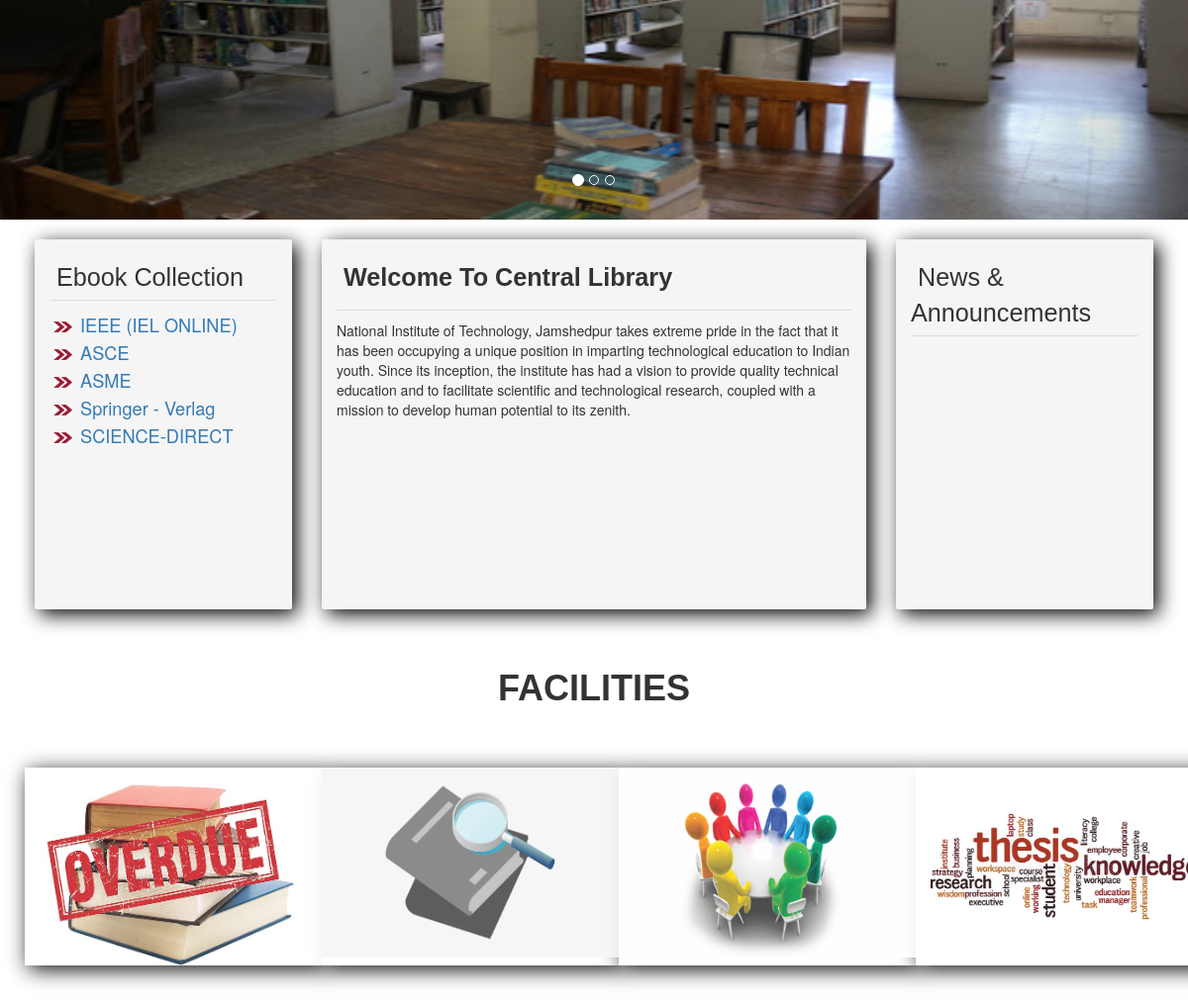
/ (middle part), run on an earlier commit of the app's database.
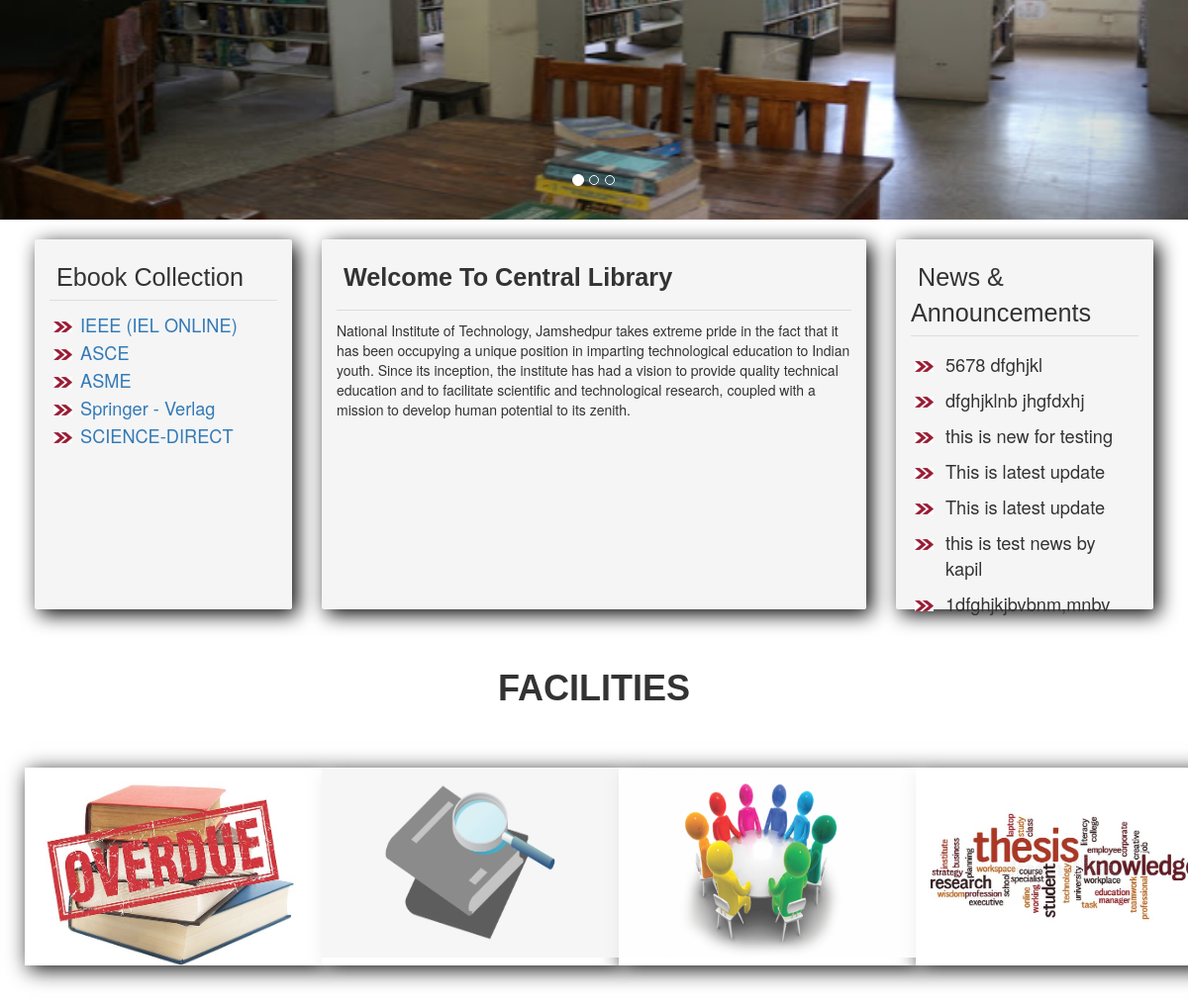
And on a later commit of the database.
### tables this page shows
CREATE TABLE `news` (
  `nid` int(11) NOT NULL,
  `news` varchar(200) NOT NULL,
  `nto` varchar(10) NOT NULL,
  `date` varchar(15) NOT NULL,
  `news_file` varchar(250) NOT NULL,
  `deleted` varchar(10) NOT NULL,
  `user_type` varchar(20) NOT NULL
);

### index.php (the view, shortened to what this page needs)
<?php
include("include/main.php");
?>
<section class="slide-image">
  <div id="myCarousel" class="carousel slide" data-ride="carousel">
    <ol class="carousel-indicators">
      <li data-target="#myCarousel" data-slide-to="0" class="active"></li>
      <li data-target="#myCarousel" data-slide-to="1"></li>
      <li data-target="#myCarousel" data-slide-to="2"></li>
    </ol>
    <div class="carousel-inner" >
      <div class="item active img-size">
        <img src="image/library.jpg" alt="Los Angeles" style="width:100%; height:100%">
      </div>
    </div>
    <a class="left carousel-control" href="#myCarousel" data-slide="prev">
    </a>
    <a class="right carousel-control" href="#myCarousel" data-slide="next">
    </a>
  </div>
</section>
    <section class="desc">
  <div class="container-fluid">
    <div class="row" style="background-color: white; ">
      <div class="col-sm-3">
        <div class="queck-link" style="box-shadow: 5px 5px 20px black;">
          <div class="queck-link_cap">
              Ebook Collection
          </div>
          <ul>
            <li><a href="www.google.com">IEEE (IEL ONLINE)</a></li>
            <li><a href="www.google.com">ASCE</a></li>
            <li><a href="www.google.com">ASME</a></li>
            <li><a href="www.google.com">Springer - Verlag</a></li>
            <li><a href="www.google.com">SCIENCE-DIRECT</a></li>
          </ul>
        </div>
      </div>
      <div class="col-sm-6">
        <div class="queck-link" style="box-shadow: 5px 5px 20px black;">
          <div class="queck-link_cap">
             <b>Welcome To Central Library</b><br><p style="font-size: 18px;padding-left: 5px;"></p>
          </div>
          <p>
            National Institute of Technology, Jamshedpur takes extreme pride in the fact that it has been occupying a unique position in imparting technological education to Indian youth. Since its inception, the institute has had a vision to provide quality technical education and to facilitate scientific and technological research, coupled with a mission to develop human potential to its zenith.
          </p>
        </div>
      </div>
    <div class="col-sm-3">
    <div class="notification" style="box-shadow: 5px 5px 20px black;">
      <div class="notification_cap">
        News & Announcements
      </div>
      <marquee direction="up" scrollamount="4" onmouseover="this.stop()" onmouseout="this.start()" style="height:280px; cursor: pointer;">
        <ul>
          <?php
            include('comman/connect.php');
            $res=$con->query("select * from news where deleted='' order by(nid) desc");
            while($row=mysqli_fetch_array($res))
            {
              echo "<li>".$row['news']."</li>";
            }
          ?>
        </ul>
      </marquee>
    </div>
    </div>
    </div>
  </div>
</section>
<h1 style="text-align: center;margin-top:60px;margin-bottom: 60px;font-weight: bolder;font-family: 'Montserrat', sans-serif;">FACILITIES</h1>
     <section id="portfolio">
      <div class="project">
        <img src="image/libFine.jpg" alt="" class="project-image" />
      </div>
      <div class="project">
        <img src="image/searchBooks17.jpg" alt="" class="project-image" style="height:80%" />
      </div>
      <div class="project">
        <img src="image/studyGroup2.png" alt="" class="project-image" style="height:80%" />
      </div>
      <div class="project">
        <img src="image/thesis1.jpg" alt="" class="project-image" />
      </div>
    </section>

What changed in the data, as far as the page shows it:
added news: news "5678 dfghjkl"
added news: news "dfghjklnb jhgfdxhj"
added news: news "this is new for testing"
added news: news "This is latest update"
added news: news "This is latest update"
added news: news "this is test news by kapil"
added news: news "1dfghjkjbvbnm,mnbv"
